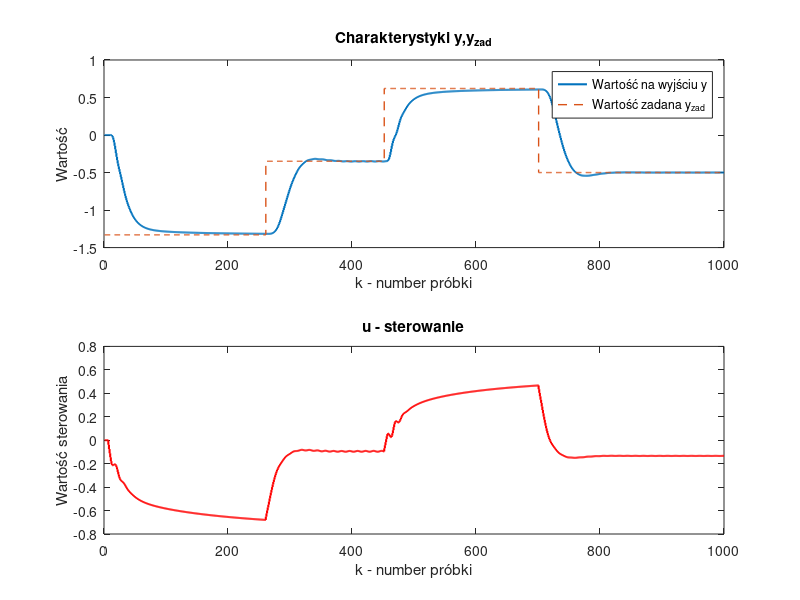

The MATLAB source for this figure: (Note: this script raises an error after producing the figure.)

clear;
load LS.mat
kk=1000;
Upp = 0;
Ypp =0;
u(1:kk)=Upp;
y(1:kk)=Ypp;
e(1:kk) = 0;
%% Przykładowe wartości zadanej yzad
yzad(1:260)=-1.33;
yzad(261:451)= -0.35;
yzad(452:700) = 0.62;
yzad(701:1000) = -0.5;
alpha1 = -1.489028;
alpha2 = 0.535261;
beta1 = 0.012757;
beta2 = 0.010360;
x1(1:kk) =0;
x2(1:kk) = 0;
delta = 1e-3;
d(1:kk) = 0;
teta = 5;
y_ob(1:kk) = 0;
D = 1000;
N = 160;
Nu=60;
b5 = W(1);
b6 = W(2);
a1 = -W(3);
a2 = -W(4);
b = [0,0,0,0,b5,b6];
a = [a1,a2];
M = zeros(N,Nu);
s(1:N) = 0;

tested_y_zadk = []
for j=1:N
    for i=1:min(j,length(b))
        s(j) = s(j) + b(i);
    end
    for i = 1:min(j-1,length(a))
         s(j) = s(j) - (a(i) * s(j-i));
    end
end


for i = 1:N
    for j = 1:Nu
        if (i-j+1) > 0
            M(i,j) = s(i-j+1);
        end
    end
end
%% Pętla regulatora
lambda =1160;
Umax =1;
Umin = -1;
y_mod(1:kk) = 0;
Alpha = eye(Nu, Nu) * lambda;
K = inv(M' * M + Alpha) * M';
for k=7:kk
    g1 = (exp(7.5 * u(k-5))-1)/(exp(7.5*u(k-5))+1);
    x1(k) = -alpha1 * x1(k-1) + x2(k-1) + beta1 * g1;
    x2(k) = -alpha2 * x1(k-1) + beta2 *g1;
    g2 = 1.2 * (1 - exp(-1.5 * x1(k)));
    y_ob(k) = g2;
    y_mod(k) = b5 * u(k-teta) + b6 * u(k-teta-1) - a1* y_ob(k-1) - a2 * y_ob(k-2);
    Y_swobodne(1:N) = 0;
    d(k) = y_ob(k) - y_mod(k);
    for i=1:N
        if i>=3
            Y_swobodne(i) = b5 * u(k+min(-1,-teta+i)) + b6 * u(k+min(-1,-teta+i-1)) - a1* Y_swobodne(i-1) - a2 * Y_swobodne(i-2) + d(k);
        elseif i==2
            Y_swobodne(i) = b5 * u(k+min(-1,-teta+i)) + b6 * u(k+min(-1,-teta+i-1)) - a1* Y_swobodne(i-1) - a2 * y_ob(k) + d(k);
        else
            Y_swobodne(i) = b5 * u(k+min(-1,-teta+i)) + b6 * u(k+min(-1,-teta+i-1)) - a1* y_ob(k-i+1) - a2 * y_ob(k-2+i) + d(k);
        end
    end
    Yzadk = yzad(k) * ones(N, 1);
    dU = K * (Yzadk - Y_swobodne');
    u(k) = dU(1) + u(k-1);
    u(k) = max(min(u(k), Umax), Umin);
    e(k) = (yzad(k) -y_ob(k));
end

%% Przygotowanie wykresów i wizualizacja
t = linspace(1,kk,kk);
figure
subplot(2,1,2)
stairs(t,u,'LineWidth',1.5, Color='r');
title('u - sterowanie');
xlabel('k - number próbki');
ylabel("Wartość sterowania")
subplot(2,1,1)
% matlab2tikz ('zad4PID_u.tex' , 'showInfo' , false)
stairs(t,y_ob,'LineWidth',1.5);
hold on
stairs(t,yzad,'LineWidth',1, 'LineStyle','--');
title('Charakterystyki y,y_{zad}');
xlabel('k - number próbki');
ylabel('Wartość')
legend("Wartość na wyjściu y", "Wartość zadana y_{zad}",Location="northwest")
matlab2tikz ('zad5dodPID.tex' , 'showInfo' , false)